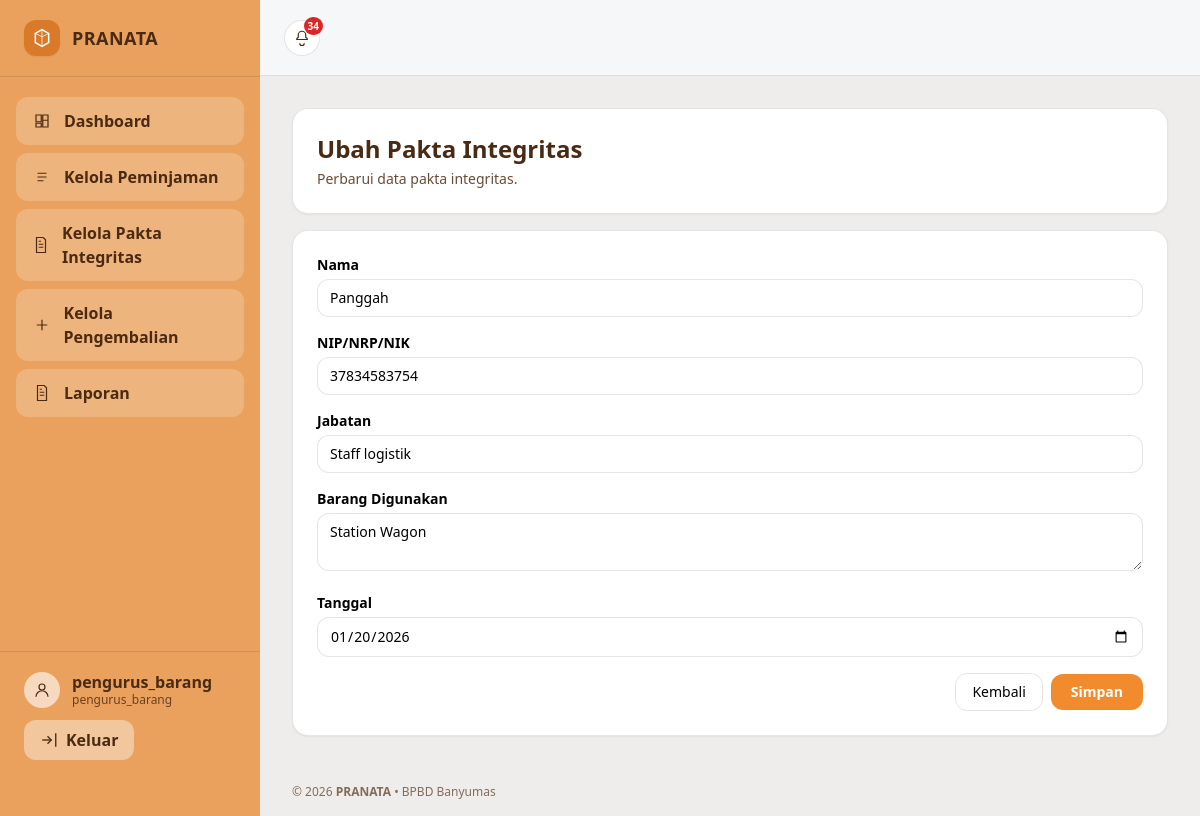
The page /index.php?page=pengurus_pakta_edit&id=6 (signed in) on the database its author committed.
### tables this page shows
CREATE TABLE `pakta_integritas` (
  `id_pakta` int(11) NOT NULL,
  `id_pinjam` int(11) NOT NULL,
  `tgl_dibuat` date NOT NULL,
  `user_id` int(11) DEFAULT NULL,
  `nama` varchar(150) DEFAULT NULL,
  `nip_nik` varchar(50) DEFAULT NULL,
  `jabatan` varchar(100) DEFAULT NULL,
  `barang_digunakan` text DEFAULT NULL
);

### app/controllers/PengurusBarangController.php (called while the page is built, shortened)
<?php
require_once __DIR__ . '/../models/Koneksi.php';
class PengurusBarangController
{
    private $conn;
    public function __construct()
    {
        $this->conn = Koneksi::connect();
    }
    public function paktaEdit()
    {
        $id = (int)($_GET['id'] ?? 0);
        $pk = $this->detectPrimaryKey('pakta_integritas');
        $stmt = $this->conn->prepare("SELECT * FROM pakta_integritas WHERE `{$pk}` = ? LIMIT 1");
        $stmt->bind_param('i', $id);
        $stmt->execute();
        $data = $stmt->get_result()->fetch_assoc();
        include __DIR__ . '/../views/pengurus/pakta_edit.php';
    }
    private function detectPrimaryKey($table)
    {
        $t = $this->conn->real_escape_string($table);
        $res = $this->conn->query("SHOW COLUMNS FROM `{$t}`");
        while ($col = $res->fetch_assoc()) {
            if (!empty($col['Key']) && strtoupper($col['Key']) === 'PRI') {
                return $col['Field'];
            }
        }
        return null;
    }
}

### app/models/Koneksi.php (called while the page is built, shortened)
<?php
class Koneksi
{
    public static function connect()
    {
        $host = "localhost";
        $user = "root";
        $pass = "";
        $db   = "pranata_app";
        $conn = new mysqli($host, $user, $pass, $db);
        $conn->set_charset("utf8mb4");
        return $conn;
    }
}

### app/views/pengurus/pakta_edit.php (the view, shortened to what this page needs)
<?php
$pickKey = function($row, $candidates, $fallback = '') {
    foreach ($candidates as $c) {
        if (array_key_exists($c, $row)) return $c;
    }
    return $fallback;
};
$namaKey = $pickKey($data, ['nama','nama_lengkap','nama_peminjam'], 'nama');
$nipKey = $pickKey($data, ['nip_nik','nip','nik','nrp','nip_nrp_nik'], 'nip_nik');
$jabatanKey = $pickKey($data, ['jabatan','jabatan_peminjam'], 'jabatan');
$barangKey = $pickKey($data, ['barang_digunakan','barang_milik_daerah','barang','nama_barang'], 'barang_digunakan');
$tanggalKey = array_key_exists('tgl_dibuat', $data) ? 'tgl_dibuat' : (array_key_exists('created_at', $data) ? 'created_at' : null);
?>
<div class="space-y-4">
  <div class="rounded-2xl border border-black/10 bg-white p-6 shadow-sm">
    <h2 class="text-2xl font-extrabold text-[#4A2A12]">Ubah Pakta Integritas</h2>
    <p class="mt-1 text-sm text-[#6B4B35]">Perbarui data pakta integritas.</p>
  </div>
  <div class="rounded-2xl border border-black/10 bg-white p-6 shadow-sm">
    <form method="POST" action="index.php?page=pengurus_pakta_edit&id=<?= (int)($data['id_pakta'] ?? ($data['pakta_id'] ?? ($data['id'] ?? 0))) ?>" class="space-y-4">
      <div>
        <label class="block text-sm font-semibold mb-1">Nama</label>
        <input type="text" name="<?= htmlspecialchars($namaKey) ?>" value="<?= htmlspecialchars($data[$namaKey] ?? '') ?>" class="w-full rounded-xl border border-black/10 px-3 py-2 text-sm">
      </div>
      <div>
        <label class="block text-sm font-semibold mb-1">NIP/NRP/NIK</label>
        <input type="text" name="<?= htmlspecialchars($nipKey) ?>" value="<?= htmlspecialchars($data[$nipKey] ?? '') ?>" class="w-full rounded-xl border border-black/10 px-3 py-2 text-sm">
      </div>
      <div>
        <label class="block text-sm font-semibold mb-1">Jabatan</label>
        <input type="text" name="<?= htmlspecialchars($jabatanKey) ?>" value="<?= htmlspecialchars($data[$jabatanKey] ?? '') ?>" class="w-full rounded-xl border border-black/10 px-3 py-2 text-sm">
      </div>
      <div>
        <label class="block text-sm font-semibold mb-1">Barang Digunakan</label>
        <textarea name="<?= htmlspecialchars($barangKey) ?>" rows="2" class="w-full rounded-xl border border-black/10 px-3 py-2 text-sm"><?= htmlspecialchars($data[$barangKey] ?? '') ?></textarea>
      </div>
      <?php if ($tanggalKey): ?>
        <div>
          <label class="block text-sm font-semibold mb-1">Tanggal</label>
          <input type="date" name="<?= htmlspecialchars($tanggalKey) ?>" value="<?= htmlspecialchars(substr((string)($data[$tanggalKey] ?? ''), 0, 10)) ?>" class="w-full rounded-xl border border-black/10 px-3 py-2 text-sm">
        </div>
      <?php endif; ?>
      <div class="flex flex-col gap-2 sm:flex-row sm:items-center sm:justify-end">
        <a href="index.php?page=pengurus_pakta" class="inline-flex w-full items-center justify-center rounded-xl border border-black/10 px-4 py-2 text-sm sm:w-auto">Kembali</a>
        <button type="submit" class="inline-flex w-full items-center justify-center rounded-xl bg-[#F28B2D] px-5 py-2 text-sm font-bold text-white sm:w-auto">Simpan</button>
      </div>
    </form>
  </div>
</div>
<?php
include __DIR__ . '/../layout/main.php';
?>

### rows shown on the page
pakta_integritas: nama "Panggah", nip_nik "37834583754", jabatan "Staff logistik", barang_digunakan "Station Wagon", tgl_dibuat "01/20/2026"

### other values the page prints
$username "pengurus_barang"
$role ?: 'Admin' "pengurus_barang"
$notifUnread "34"
